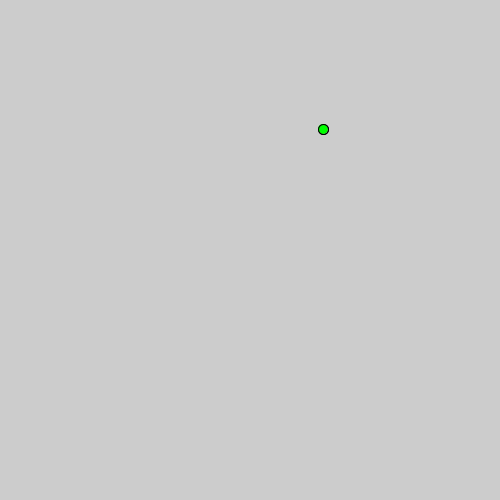
Frame 1 (no input)
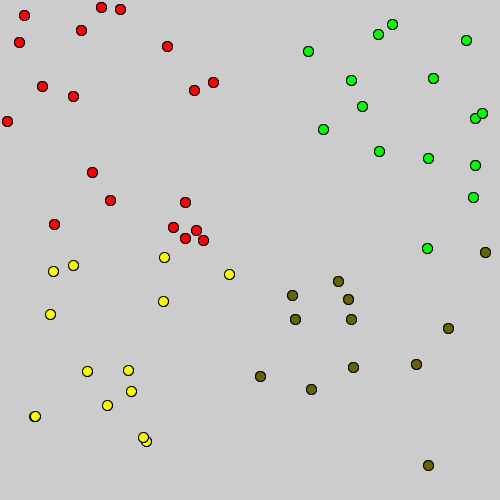
Frame 60 (the mouse pressed at the canvas centre just before this capture)
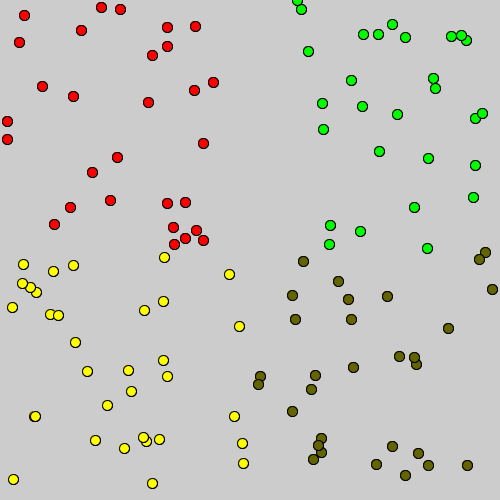
Frame 120 (the mouse held since frame 60 and released just before this capture)

The Processing sketch that drew these frames (run headless with seeded random() and noise(); from frame 60 on, the mouse is pressed at the canvas centre):

// Processing sketch: random_quadrants
// ── random_quadrants.pde
int y;
int x;


void setup (){
  frameRate(200);
  size( 500,500);
}

void draw() {
  x = (int) random(500);
  y = (int) random(500);
 
 circle(x,y,10);
  if (x<250 && y<250) {
    fill(255,0,0);
  } else if (x > 250 && y< 250) {
    fill( 0,255,0);
  }
  else if ( x<250 && y>250) {
    fill(255,255,0);
  }
  else {
    fill( 100,100,0);
   
  }
   circle(x,y,10);

}
